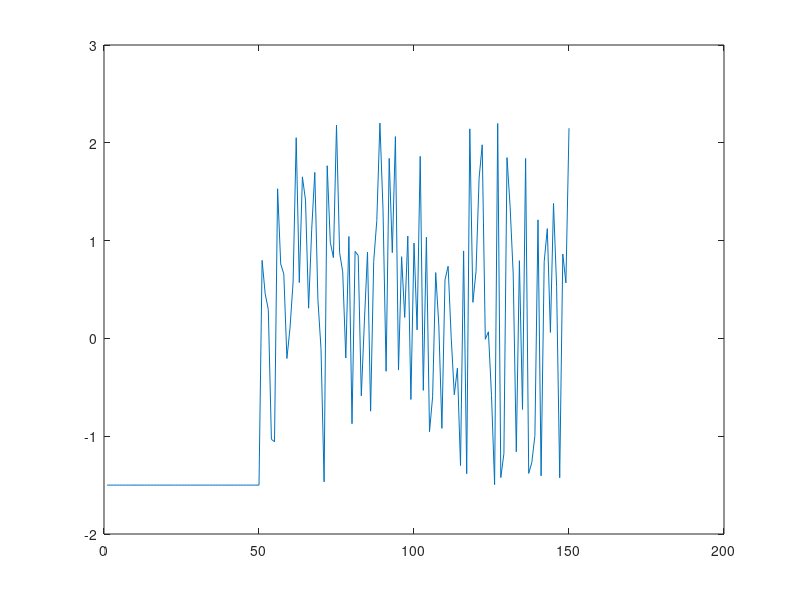

This figure's MATLAB source:
%{
This code generates GPS Cordinates(LAT, LONG)
Formated to 2 d.p

%}

% first half
n1 = 50;
base_lat = 37.05;
base_long = -1.5;
lat1 = base_lat * ones(n1, 1);
longt1 = base_long * ones(n1, 1);

% second half - latitude
a=1;
b=1.5;
r = a + (b-a).*rand(n1,1);
r = base_lat * r;

% second half - longitude
c=1;
d=-1.5;
u = c + (d-c).*rand(100,1);
u = base_long * u;


% join data 
lat_final = [lat1; r];
long_final = [longt1; u];
plot(lat_final);
plot(long_final);

